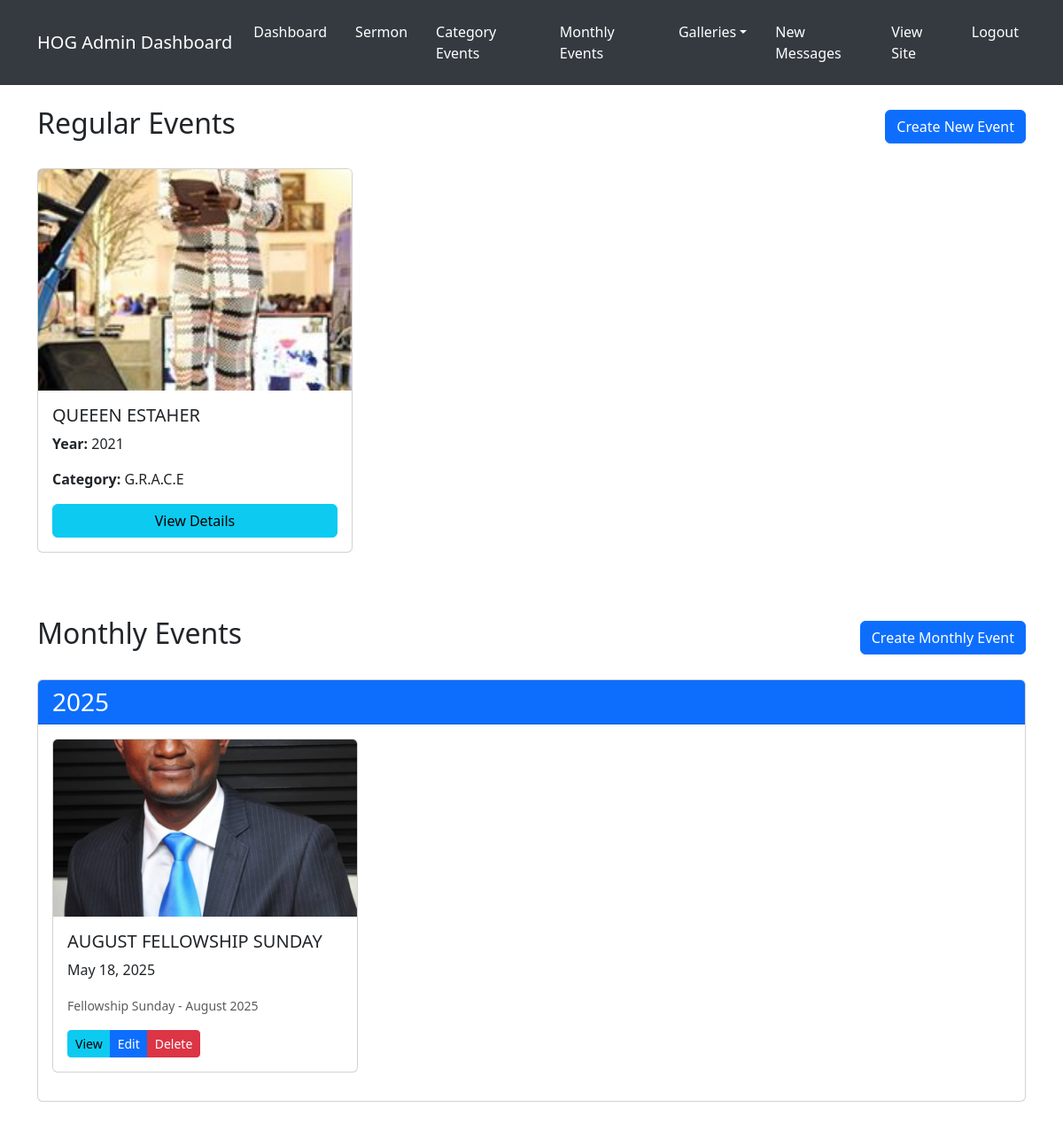
Screenshot of /custom-admin/ (signed in) with the database file from the repository.
### hog/models.py (models this page shows, shortened)
class Event(models.Model):
    category = models.ForeignKey(EventCategory, on_delete=models.CASCADE)
    title = models.CharField(max_length=200)
    year = models.IntegerField()
    winner_image = models.ImageField(upload_to='events/winners/')
    description = models.TextField()
    slug = models.SlugField(unique=True, blank=True)
    created_at = models.DateTimeField(auto_now_add=True)

class EventCategory(models.Model):
    name = models.CharField(max_length=100)
    class Meta:
        verbose_name_plural = "Event Categories"
    def __str__(self):
        return self.name

class MonthlyEvent(models.Model):
    EVENT_TYPES = [
        ('Fellowship Sunday', 'Fellowship Sunday'),
        ('Christmas Carol Competition', 'Christmas Carol Competition'),
        ('Hallelujah Party', 'Hallelujah Party'),
    ]
    MONTHS = [
        (1, 'January'), (2, 'February'), (3, 'March'),
        (4, 'April'), (5, 'May'), (6, 'June'),
        (7, 'July'), (8, 'August'), (9, 'September'),
        (10, 'October'), (11, 'November'), (12, 'December')
    ]
    title = models.CharField(max_length=200)
    event_type = models.CharField(max_length=100, choices=EVENT_TYPES)
    month = models.IntegerField(choices=MONTHS, default=1)
    year = models.IntegerField(default=timezone.now().year)
    date = models.DateField(default=timezone.now)
    location = models.CharField(max_length=200, default='Main Auditorium')
    description = models.TextField()
    image = models.ImageField(upload_to='monthly_events/', null=True, blank=True)
    coordinator_name = models.CharField(max_length=200, null=True, blank=True)
    coordinator_email = models.EmailField(null=True, blank=True)
    coordinator_image = models.ImageField(upload_to='monthly_events/coordinators/', null=True, blank=True)
    slug = models.SlugField(unique=True, blank=True)
    class Meta:
        unique_together = ('event_type', 'month', 'year')
        ordering = ['-year', 'month']
    def __str__(self):
        return f"{self.event_type} - {self.get_month_display()} {self.year}"

### hog/views.py (the view)
# urls.py: path('custom-admin/', views.admin_dashboard, name='admin_dashboard'),
@login_required
def admin_dashboard(request):
    events = Event.objects.all()
    monthly_events = MonthlyEvent.objects.annotate(
        gallery_count=Count('gallery')
    ).order_by('-year', 'month')
    years_data = []
    current_year = None
    year_events = []
    for event in monthly_events:
        if current_year != event.year:
            if current_year is not None:
                years_data.append({
                    'event_year': current_year,
                    'events': year_events
                })
            current_year = event.year
            year_events = []
        year_events.append(event)
    if year_events:  # Add the last year
        years_data.append({
            'event_year': current_year,
            'events': year_events
        })
    context = {
        'events': events,
        'years': years_data,
    }
    return render(request, 'admin/dashboard.html', context)

### hog/context_processors.py (called while the page is built)
def monthly_events_processor(request):
    months = [(i, month_name[i]) for i in range(1, 13)]
    monthly_events = {
        'fellowship_sunday': MonthlyEvent.objects.filter(event_type='Fellowship Sunday'),
        'christmas_carol': MonthlyEvent.objects.filter(event_type='Christmas Carol Competition'),
        'hallelujah_party': MonthlyEvent.objects.filter(event_type='Hallelujah Party'),
        'months': months
    }
    return {'monthly_events': monthly_events}

def categories_processor(request):
    categories = EventCategory.objects.all()
    events_by_category = {}
    for category in categories:
        events_by_category[category.name] = Event.objects.filter(
            category=category
        ).order_by('-year')
    return {
        'categories': categories,
        'events_by_category': events_by_category
    }

def events_processor(request):
    return {
        'events_by_category': {
            'Queen_Esther': Event.objects.filter(category__name='Queen Esther').order_by('-year'),
            'GRACE': Event.objects.filter(category__name='G.R.A.C.E').order_by('-year'),
        }
    }

def unread_messages_count(request):
    if request.user.is_authenticated:
        return {
            'unread_count': Message.objects.filter(is_read=False).count()
        }
    return {}

### templates/admin/dashboard.html
{% extends 'admin/base_admin.html' %} {% load static %} {% block content %}
<div class="container mt-4">
  <div class="mb-5">
    <div class="d-flex justify-content-between align-items-center mb-4">
      <h2>Regular Events</h2>
      <a href="{% url 'admin_create_event' %}" class="btn btn-primary"
        >Create New Event</a
      >
    </div>
    <div class="row">
      {% for event in events %}
      <div class="col-md-4 mb-4">
        <div class="card h-100">
          {% if event.winner_image %}
          <div class="card-img-wrapper" style="height: 250px; overflow: hidden">
            <img
              src="{{ event.winner_image.url }}"
              class="card-img-top"
              alt="{{ event.title }}"
              style="width: 100%; height: 100%; object-fit: cover"
            />
          </div>
          {% endif %}
          <div class="card-body d-flex flex-column">
            <h5 class="card-title">{{ event.title }}</h5>
            <p class="card-text"><strong>Year: </strong>{{ event.year }}</p>
            <p class="card-text">
              <strong>Category: </strong>{{ event.category }}
            </p>
            <a
              href="{% url 'admin_event_detail' event.slug %}"
              class="btn btn-info mt-auto"
              >View Details</a
            >
          </div>
        </div>
      </div>
      {% empty %}
      <div class="col-12">
        <div class="alert alert-info">No regular events found.</div>
      </div>
      {% endfor %}
    </div>
  </div>
  <div class="mt-5">
    <div class="d-flex justify-content-between align-items-center mb-4">
      <h2>Monthly Events</h2>
      <a href="{% url 'create_monthly_event' %}" class="btn btn-primary"
        >Create Monthly Event</a
      >
    </div>
    {% for year_data in years %}
<div class="card mb-4">
  <div class="card-header bg-primary text-white">
    <h3 class="mb-0">{{ year_data.event_year }}</h3>
  </div>
  <div class="card-body">
    <div class="row">
      {% for event in year_data.events %}
      <div class="col-md-4 mb-3">
        <div class="card">
          {% if event.image %}
          <img src="{{ event.image.url }}" class="card-img-top" alt="{{ event.title }}" style="height: 200px; object-fit: cover" />
          {% endif %}
          <div class="card-body">
            <h5 class="card-title">{{ event.title }}</h5>
            <p class="card-text">{{ event.date|date:"F j, Y" }}</p>
            <p class="card-text"><small class="text-muted">{{ event }}</small></p>
            <div class="btn-group">
              <a href="{% url 'monthly_event_detail' event.slug %}" class="btn btn-sm btn-info">View</a>
              <a href="{% url 'edit_monthly_event' event.id %}" class="btn btn-sm btn-primary">Edit</a>
              <a href="{% url 'delete_monthly_event' event.id %}" class="btn btn-sm btn-danger">Delete</a>
            </div>
          </div>
        </div>
      </div>
      {% empty %}
      <p class="text-muted">No events found for {{ year_data.event_year }}</p>
      {% endfor %}
    </div>
  </div>
</div>
{% empty %}
<div class="alert alert-info">No monthly events found</div>
{% endfor %}
  </div>
</div>
{% endblock %}

### rows the page displays
Event: winner_image (picture), title "QUEEEN ESTAHER", year "2021", category "G.R.A.C.E"
MonthlyEvent: image (picture), title "AUGUST FELLOWSHIP SUNDAY", date "May 18, 2025", event_type+month+year "Fellowship Sunday - August 2025"

### other values shown
{{ year_data.event_year }} "2025"
